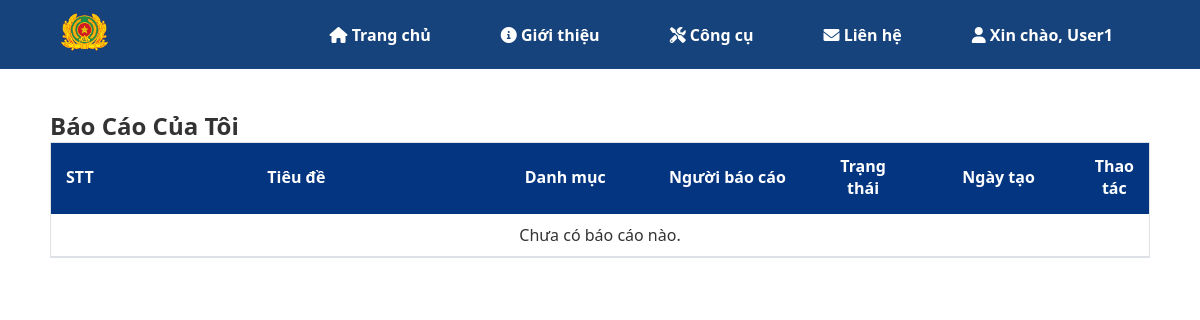
Page /report/my-reports (signed in) on the earlier database version.
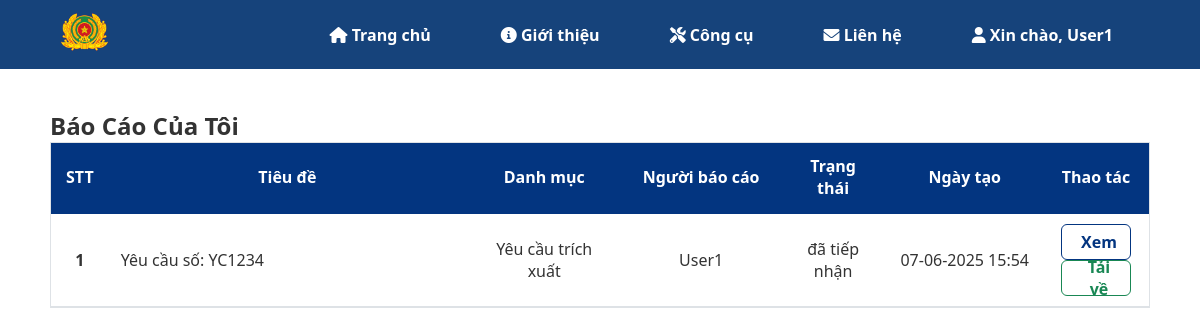
Same page on the later database version.
### asrp/models.py (models this page shows, shortened)
class Report(db.Model):
    __tablename__ = 'bao_cao'
    id = db.Column(db.Integer, primary_key=True)
    user_id = db.Column(db.Integer, db.ForeignKey('nguoi_dung.id'), nullable=False)
    region_id = db.Column(db.Integer, db.ForeignKey('khu_vuc.id'))
    specific_address = db.Column(db.String(255))
    created_at = db.Column(db.DateTime, default=datetime.utcnow, nullable=False)
    status_id = db.Column(db.Integer, db.ForeignKey('trang_thai.id'), nullable=False)
    category_id = db.Column(db.Integer, db.ForeignKey('phan_loai.id'), nullable=False)
    user = db.relationship('User', back_populates='reports')
    region = db.relationship('Region', back_populates='reports')
    status = db.relationship('Status', back_populates='reports')
    category = db.relationship('Category', back_populates='reports')
    crime_report = db.relationship('CrimeReport', back_populates='report', uselist=False)
    incident_report = db.relationship('IncidentReport', back_populates='report', uselist=False)
    group_report = db.relationship('GroupReport', back_populates='report', uselist=False)
    extraction_request = db.relationship('ExtractionRequest', back_populates='report', uselist=False)
    attachments = db.relationship('Attachment', back_populates='report', lazy='dynamic')

class ExtractionRequest(db.Model):
    __tablename__ = 'yeu_cau_trich_xuat'
    id = db.Column(db.Integer, db.ForeignKey('bao_cao.id'), primary_key=True)
    request_number = db.Column(db.String(50), unique=True, nullable=False)  # Số yêu cầu
    sent_date = db.Column(db.Date, nullable=False)       # Ngày gửi (chỉ ngày)
    result_date = db.Column(db.Date)                      # Ngày trả kết quả (chỉ ngày)
    unit_id = db.Column(db.Integer, db.ForeignKey('don_vi.id'), nullable=False)
    device_type = db.Column(db.String(100), nullable=False)
    device_info = db.Column(db.Text, nullable=False)
    extraction_detail = db.Column(db.Text, nullable=False)
    extraction_result = db.Column(db.Text)
    status = db.Column(db.String(50), nullable=False)             # Tình trạng xử lý (mới thêm)
    receiving_officer = db.Column(db.String(150))                  # Cán bộ tiếp nhận (mới thêm)
    note = db.Column(db.Text)
    report = db.relationship('Report', back_populates='extraction_request')
    unit = db.relationship('Unit', back_populates='extraction_requests')

class Category(db.Model):
    __tablename__ = 'phan_loai'
    id = db.Column(db.Integer, primary_key=True)
    name = db.Column(db.String(100), unique=True, nullable=False)
    description = db.Column(db.String(255))
    reports = db.relationship('Report', back_populates='category', lazy='dynamic')

class User(UserMixin, db.Model):
    __tablename__ = 'nguoi_dung'
    id = db.Column(db.Integer, primary_key=True)
    username = db.Column(db.String(64), unique=True, nullable=False)
    email = db.Column(db.String(120), unique=True, nullable=False)
    password = db.Column(db.String(128), nullable=False)
    full_name = db.Column(db.String(150), nullable=False)
    phone_number = db.Column(db.String(20), nullable=False)
    role = db.Column(Enum('user', 'admin', name='user_roles'), nullable=False, default='user')
    unit_id = db.Column(db.Integer, db.ForeignKey('don_vi.id'))
    joined_at = db.Column(db.DateTime, default=datetime.utcnow)
    is_active = db.Column(db.Boolean, default=True, nullable=False)
    extra_info = db.Column(db.Text)
    unit = db.relationship('Unit', back_populates='users')
    reports = db.relationship('Report', back_populates='user', lazy='dynamic')

class Status(db.Model):
    __tablename__ = 'trang_thai'
    id = db.Column(db.Integer, primary_key=True)
    name = db.Column(db.String(50), unique=True, nullable=False)
    description = db.Column(db.String(255))
    reports = db.relationship('Report', back_populates='status', lazy='dynamic')

### asrp/blueprints/report/routes.py (the view)
@report_bp.route('/my-reports')
@login_required
def my_reports():
    my_reports = Report.query.filter_by(user_id=current_user.id).options(
        db.joinedload(Report.category),
        db.joinedload(Report.status),
        db.joinedload(Report.region),
        db.joinedload(Report.crime_report),
        db.joinedload(Report.incident_report),
        db.joinedload(Report.group_report)
    ).order_by(Report.created_at.desc()).all()
    return render_template('report/my_reports.html', reports=my_reports)

### asrp/templates/report/my_reports.html (shortened to what this page needs)
{% extends "base.html" %}
{% block content %}
<div class="custom-table-container">
  <h2 class="text-center mb-4 fw-bold text-primary">Báo Cáo Của Tôi</h2>
  <div class="table-responsive">
    <table class="custom-table table align-middle">
      <thead>
        <tr>
          <th scope="col" style="width:5%;">STT</th>
          <th scope="col" style="width:35%;">Tiêu đề</th>
          <th scope="col" style="width:15%;">Danh mục</th>
          <th scope="col" style="width:15%;">Người báo cáo</th>
          <th scope="col" style="width:10%;">Trạng thái</th>
          <th scope="col" style="width:15%;">Ngày tạo</th>
          <th scope="col" style="width:15%;">Thao tác</th>
        </tr>
      </thead>
      <tbody>
        {% for report in reports %}
        <tr>
          <th scope="row" class="text-center">{{ loop.index }}</th>
          <td class="text-start">
            {% if report.crime_report %}
              {{ report.crime_report.title }}
            {% elif report.incident_report %}
              {{ report.incident_report.incident_name }}
            {% elif report.group_report %}
              {{ report.group_report.group_name }}
            {% elif report.extraction_request %}
              Yêu cầu số: {{ report.extraction_request.request_number }}
            {% else %}
              <em>Không có tiêu đề</em>
            {% endif %}
          </td>
          <td class="text-center">{{ report.category.name }}</td>
          <td class="text-center">{{ report.user.full_name }}</td>
          <td class="text-center">
            <span class="badge bg-success">{{ report.status.name }}</span>
          </td>
          <td class="text-center">{{ report.created_at.strftime('%d-%m-%Y %H:%M') }}</td>
          <td class="text-center">
            <a href="{{ url_for('report.views.view_report', id=report.id) }}"
              class="action-btn action-btn-info"
              title="Xem chi tiết">
               Xem
            </a>
            {% if report.attachments %}
            <a href="{{ url_for('report.views.download_attachment', id=report.id) }}"
              class="action-btn action-btn-download"
              title="Tải tệp đính kèm">
               Tải về
            </a>
            {% endif %}
          </td>
        </tr>
        {% else %}
        <tr>
          <td colspan="7" class="text-center text-muted fst-italic">Chưa có báo cáo nào.</td>
        </tr>
        {% endfor %}
      </tbody>
    </table>
  </div>
</div>
{% endblock %}

Differences in the rows shown:
added Report: extraction_request.request_number "YC1234", category.name "Yêu cầu trích xuất", user.full_name "User1", status.name "đã tiếp nhận", created_at "07-06-2025 15:54"
Other differences:
text no longer shown: "Chưa có báo cáo nào."
